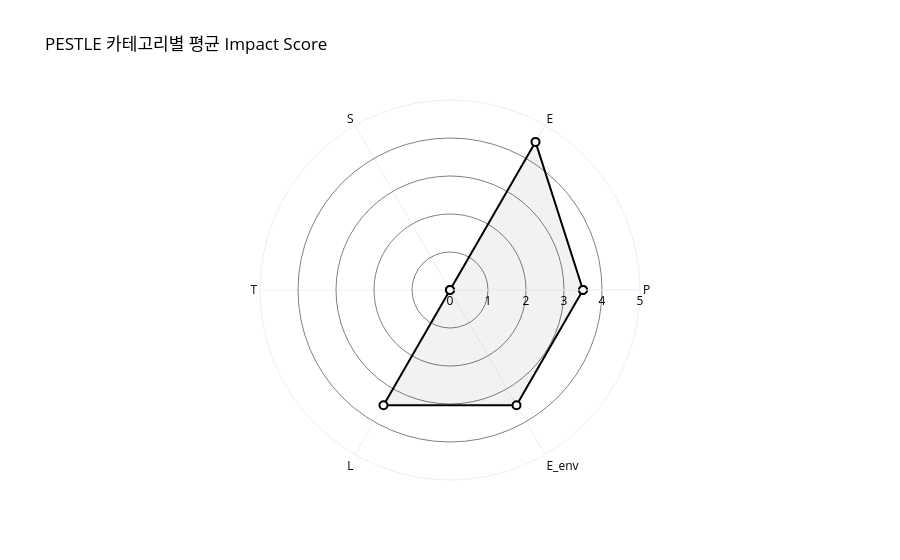

The cell this chart's notebook holds for it:
### Markdown cell above
---

## 과제 2. PESTLE 분석 (7점)

### 요구사항

1. **(4점)** PESTLE 데이터의 6개 카테고리별 평균 Impact_Score를 계산하고, **레이더 차트(Radar Chart)**로 시각화하세요.
   - 6개 축: P(정치), E(경제), S(사회), T(기술), L(법률), E_env(환경)

2. **(3점)** PESTLE에서 Impact가 가장 높은 카테고리 2개를 찾고, 이것이 프레시밀의 SWOT에서 어떤 **기회(O)** 또는 **위협(T)**으로 연결되는지 1~2문장으로 설명하세요.

### Code cell
# ✏️ 과제 2-1: PESTLE 카테고리별 평균 + 레이더 차트
import plotly.graph_objects as go

# PESTLE 데이터
data = [
    ("P",4),("P",3),
    ("E",5),("E",4),
    ("L",4),("L",3),
    ("E_env",4),("E_env",3)
]

categories = ["P","E","S","T","L","E_env"]

# 평균 계산
avg = {}
for c in categories:
    vals = [v for k,v in data if k == c]
    avg[c] = sum(vals)/len(vals) if vals else 0

values = list(avg.values())

# 닫기
values += values[:1]
categories += categories[:1]

# 레이더 차트
fig = go.Figure()

fig.add_trace(go.Scatterpolar(
    r=values,
    theta=categories,
    mode='lines+markers',
    line=dict(color='black', width=2),
    marker=dict(
        color='white',
        size=8,
        line=dict(color='black', width=2)
    ),
    fill='toself',
    fillcolor='rgba(0,0,0,0.05)',
    name='PESTLE'
))

fig.update_layout(
    title='PESTLE 카테고리별 평균 Impact Score',
    polar=dict(
        bgcolor='white',
        radialaxis=dict(
            visible=True,
            range=[0,5],   # 핵심!
            gridcolor='gray',
            tickfont=dict(color='black')
        ),
        angularaxis=dict(
            tickfont=dict(color='black')
        )
    ),
    showlegend=False,
    template='plotly_white',
    font=dict(color='black')
)

fig.show()

### Figure 1 — Plotly figure (JSON) as saved in the notebook; plotly's stock layout.template omitted (floating-point values rounded to 4 significant figures)
{"data": [{"fill": "toself", "fillcolor": "rgba(0,0,0,0.05)", "line": {"color": "black", "width": 2}, "marker": {"color": "white", "line": {"color": "black", "width": 2}, "size": 8}, "mode": "lines+markers", "name": "PESTLE", "r": [3.5, 4.5, 0, 0, 3.5, 3.5, 3.5], "theta": ["P", "E", "S", "T", "L", "E_env", "P"], "type": "scatterpolar"}], "layout": {"font": {"color": "black"}, "polar": {"angularaxis": {"tickfont": {"color": "black"}}, "bgcolor": "white", "radialaxis": {"gridcolor": "gray", "range": [0, 5], "tickfont": {"color": "black"}, "visible": true}}, "showlegend": false, "title": {"text": "PESTLE 카테고리별 평균 Impact Score"}}}
